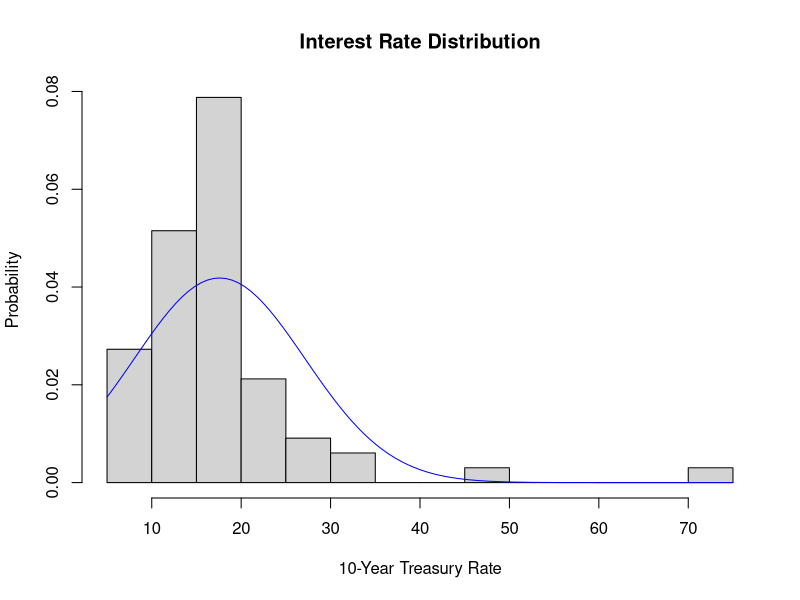
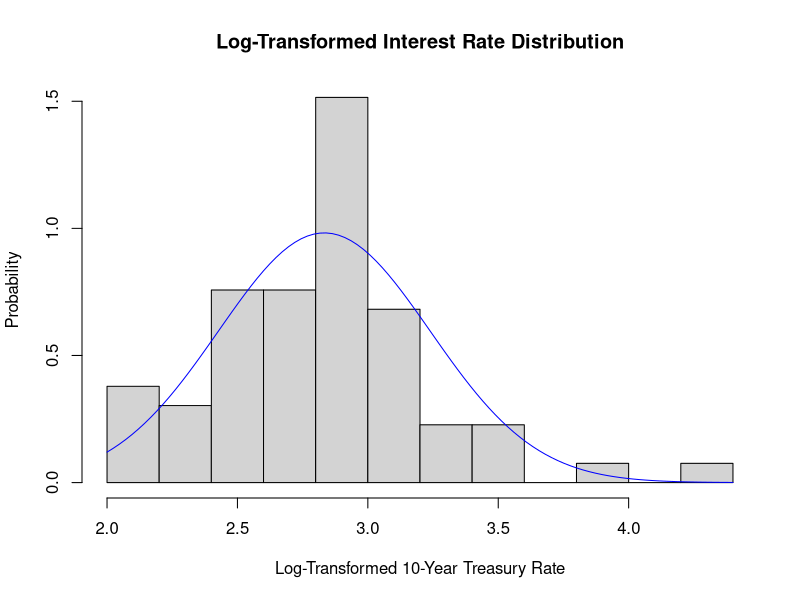
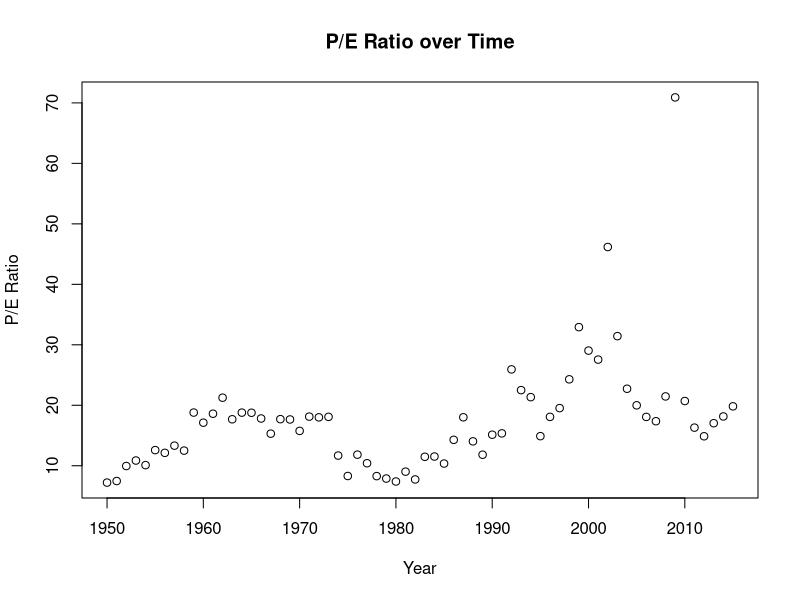
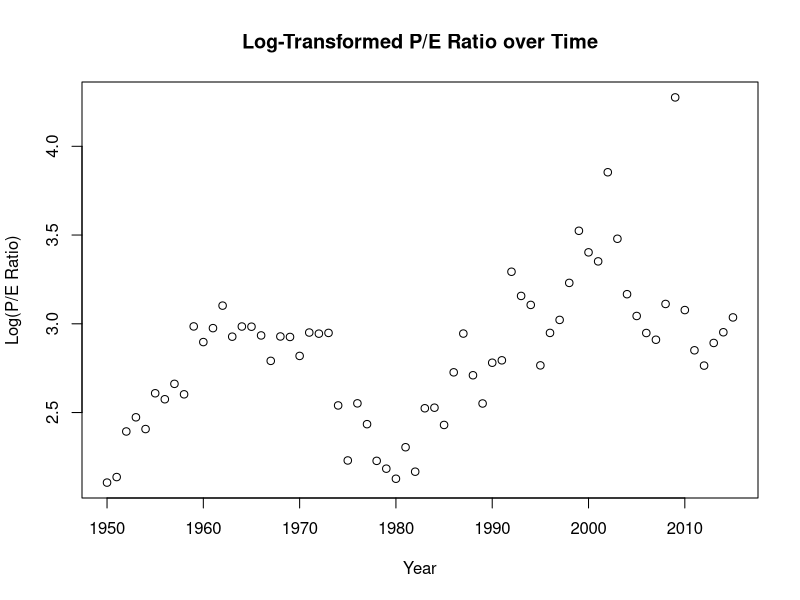
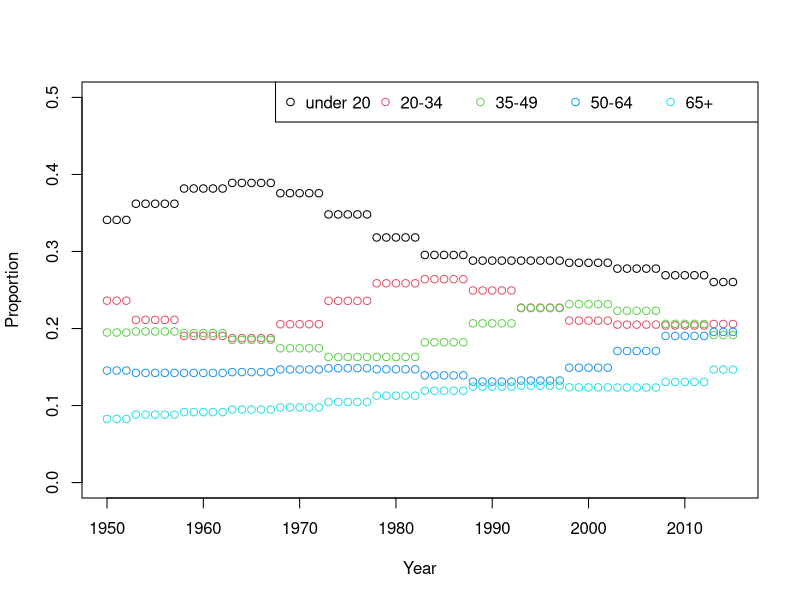
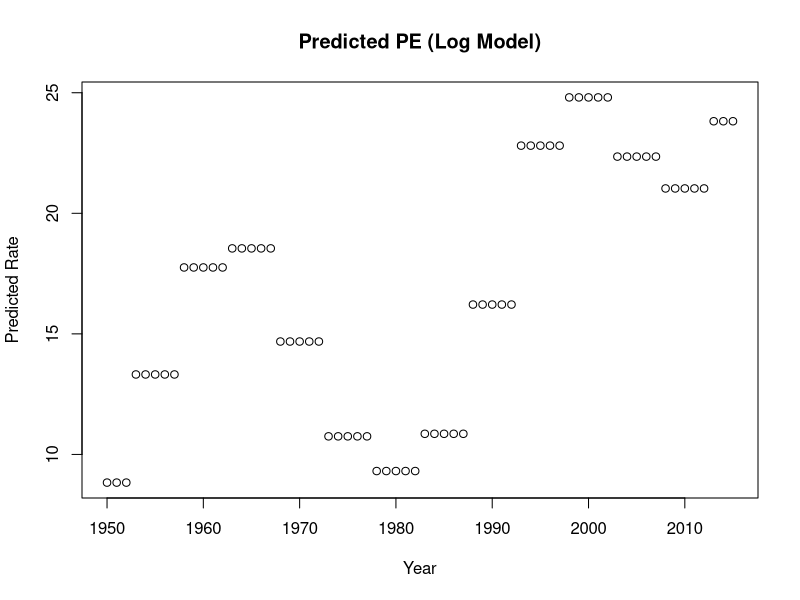
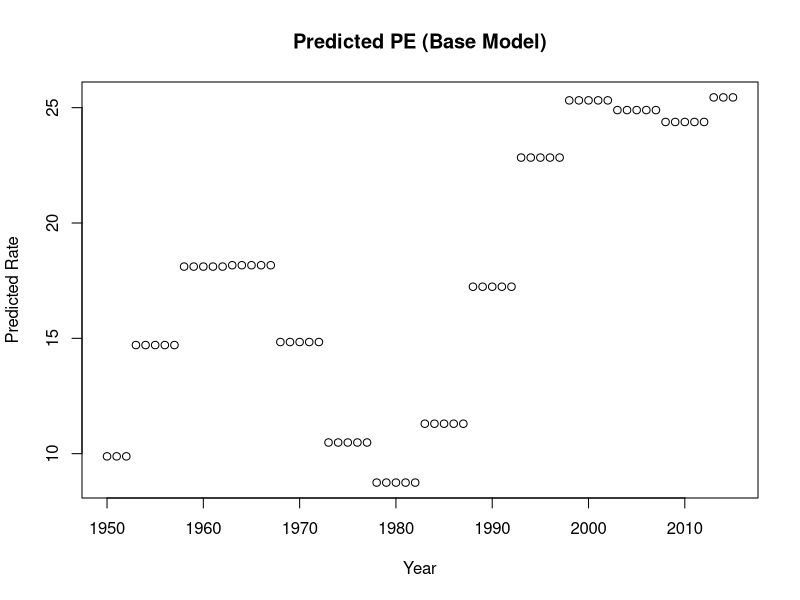
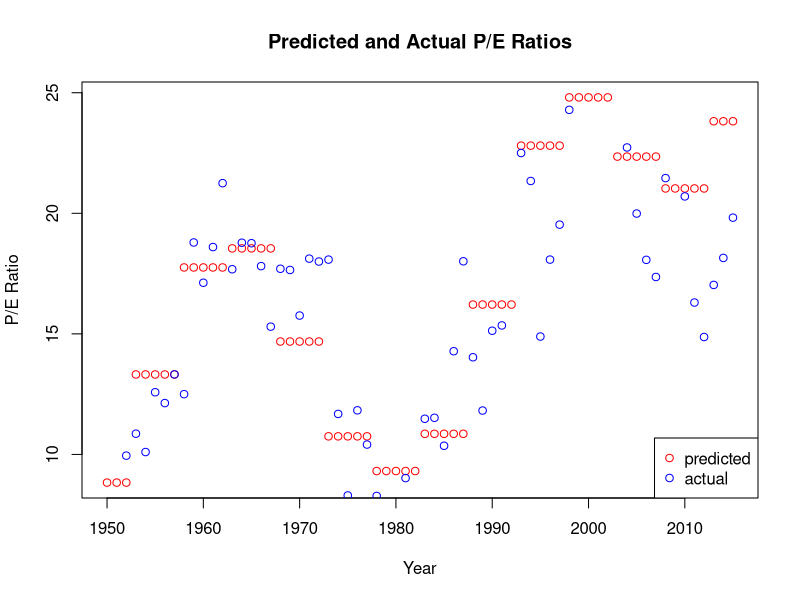

These charts were generated, in order, by the following R code:
# Compare US 10-year interest rates with population demographics

sp_500_pe <- read.csv("./sp_500_pe.csv")
us_pop_5year <- read.csv("./us_pop_5year.csv")

# round each year to the nearest 5 year mark
sp_500_pe$half_decade <- round(sp_500_pe$Year/5 + 0.01)*5

# reshape us_pop_5year to 'wide' format
library(reshape2)
us_pop_wide <- dcast(us_pop_5year, Year ~ Age, value.var="Value",fun.aggregate=sum,fill=0)

# calculate values for coarser age groups
under_20 <- us_pop_wide$" 0-4" + us_pop_wide$" 5-9" + us_pop_wide$" 10-14" + us_pop_wide$" 15-19"
X20_34 <- us_pop_wide$" 20-24" + us_pop_wide$" 25-29" + us_pop_wide$" 30-34"
X35_49 <- us_pop_wide$" 35-39" + us_pop_wide$" 40-44" + us_pop_wide$" 45-49"
X50_64 <- us_pop_wide$" 50-54" + us_pop_wide$" 55-59" + us_pop_wide$" 60-64"
over_64 <- us_pop_wide$" 65-69" + us_pop_wide$" 70-74" + us_pop_wide$" 75-79" + 
  us_pop_wide$" 80-84" + us_pop_wide$" 80+" + us_pop_wide$" 85-89" + 
  us_pop_wide$" 90-94" + us_pop_wide$" 95-99" + us_pop_wide$" 100+"
total <- under_20 + X20_34 + X35_49 + X50_64 + over_64

# construct dataframe for population buckets
us_age_props <- data.frame("Year"=us_pop_wide$Year, "under_20"=under_20/total, "X20_34"=X20_34/total, 
                           "X35_49"=X35_49/total, "X50_64"=X50_64/total, "over_64"=over_64/total)

# remove any N/A rows
us_age_props <- us_age_props[!is.na(us_age_props$Year),]

# merge the two datasets 
pe_pop_merged <- merge(sp_500_pe, us_age_props, by.x="half_decade", by.y="Year")

# compute a simple linear regression fit
linear_fit <- lm(PE_Ratio ~ X20_34 + X35_49 + X50_64 + over_64, data=pe_pop_merged)
summary(linear_fit)

# define smoothed log-transform and un-transform
log_transform <- function(x) {log(x+1)}
unlog_transform <- function(x) {exp(x)-1}

# compute smoothed log-transformed rates
pe_pop_merged$log_rate <- log_transform(pe_pop_merged$PE_Ratio)

# plot interest rate histograms with and without log-transform
hist(pe_pop_merged$PE_Ratio, main="Interest Rate Distribution",
     xlab="10-Year Treasury Rate", ylab="Probability",breaks=10,prob=TRUE)
curve(dnorm(x,mean=mean(pe_pop_merged$PE_Ratio),
            sd=sd(pe_pop_merged$PE_Ratio)),col="blue",add=TRUE)
hist(pe_pop_merged$log_rate, main="Log-Transformed Interest Rate Distribution",
     xlab="Log-Transformed 10-Year Treasury Rate", ylab="Probability",breaks=10,prob=TRUE)
curve(dnorm(x,mean=mean(pe_pop_merged$log_rate),
            sd=sd(pe_pop_merged$log_rate)),col="blue",add=TRUE)

# try with smoothed log-transformed interest rate var
log_fit <- lm(log_rate ~ X20_34 + X35_49 + X50_64 + over_64, data=pe_pop_merged)
summary(log_fit)

# historical predictions for linear fit model
preds <- predict(linear_fit, newdata=pe_pop_merged)
names(preds) <- pe_pop_merged$Year

# historical predictions for log-transformed model
preds_logmod <- unlog_transform(predict(log_fit, newdata=pe_pop_merged))
names(preds_logmod) <- pe_pop_merged$Year

# predict the future (linear fit)
future_age_props <- us_age_props[us_age_props$Year >= 2015,]
future_rate_preds <- predict(linear_fit, newdata=future_age_props)
names(future_rate_preds) <- future_age_props$Year

# predict the future (log-transformed model)
future_log_rate_preds <- predict(log_fit, newdata=future_age_props)
future_rate_preds_logmod <- unlog_transform(future_log_rate_preds)
names(future_rate_preds_logmod) <- future_age_props$Year

# plot the data and results
plot(x=pe_pop_merged$Year, y=pe_pop_merged$PE_Ratio, main="P/E Ratio over Time",
     xlab="Year",ylab="P/E Ratio")

plot(x=pe_pop_merged$Year, y=pe_pop_merged$log_rate, main="Log-Transformed P/E Ratio over Time",
     xlab="Year",ylab="Log(P/E Ratio)")

# plot predictor variables over time
plot(x=pe_pop_merged$Year, y=pe_pop_merged$under_20,ylim=c(0.0,0.5),col="1",
     xlab="Year",ylab="Proportion")
points(x=pe_pop_merged$Year, y=pe_pop_merged$X20_34,col="2")
points(x=pe_pop_merged$Year, y=pe_pop_merged$X35_49,col="3")
points(x=pe_pop_merged$Year, y=pe_pop_merged$X50_64,col="4")
points(x=pe_pop_merged$Year, y=pe_pop_merged$over_64,col="5")
legend("topright", legend = c("under 20","20-34","35-49","50-64","65+"), pch=1, col=1:5,horiz=TRUE)

# plot predictions
plot(y=preds_logmod,x=pe_pop_merged$Year, main="Predicted PE (Log Model)",
     xlab="Year",ylab="Predicted Rate")

plot(y=preds,x=pe_pop_merged$Year, main="Predicted PE (Base Model)",
     xlab="Year",ylab="Predicted Rate")

# predictions, actuals vs time
plot(y=preds_logmod,x=pe_pop_merged$Year, main="Predicted and Actual P/E Ratios",
     xlab="Year",ylab="P/E Ratio",col="red")
points(x=pe_pop_merged$Year, y=pe_pop_merged$PE_Ratio,col="blue")
legend("bottomright", legend = c("predicted","actual"), pch=1, col=c("red","blue"),horiz=FALSE)

plot(x=pe_pop_merged$PE_Ratio,y=preds_logmod, main="Predicted vs Actual (Log Model)",
     xlab="Actual 10-Year Treasury Rate", ylab="Predicted P/E Ratio")

# plot residuals
plot(x=pe_pop_merged$Year, y=linear_fit$residuals, main="Base Fit Residuals",
     xlab="Year",ylab="Prediction Error")
plot(x=pe_pop_merged$Year, y=log_fit$residuals, main="Log-Transformed Fit Residuals",
     xlab="Year",ylab="Prediction Error")

